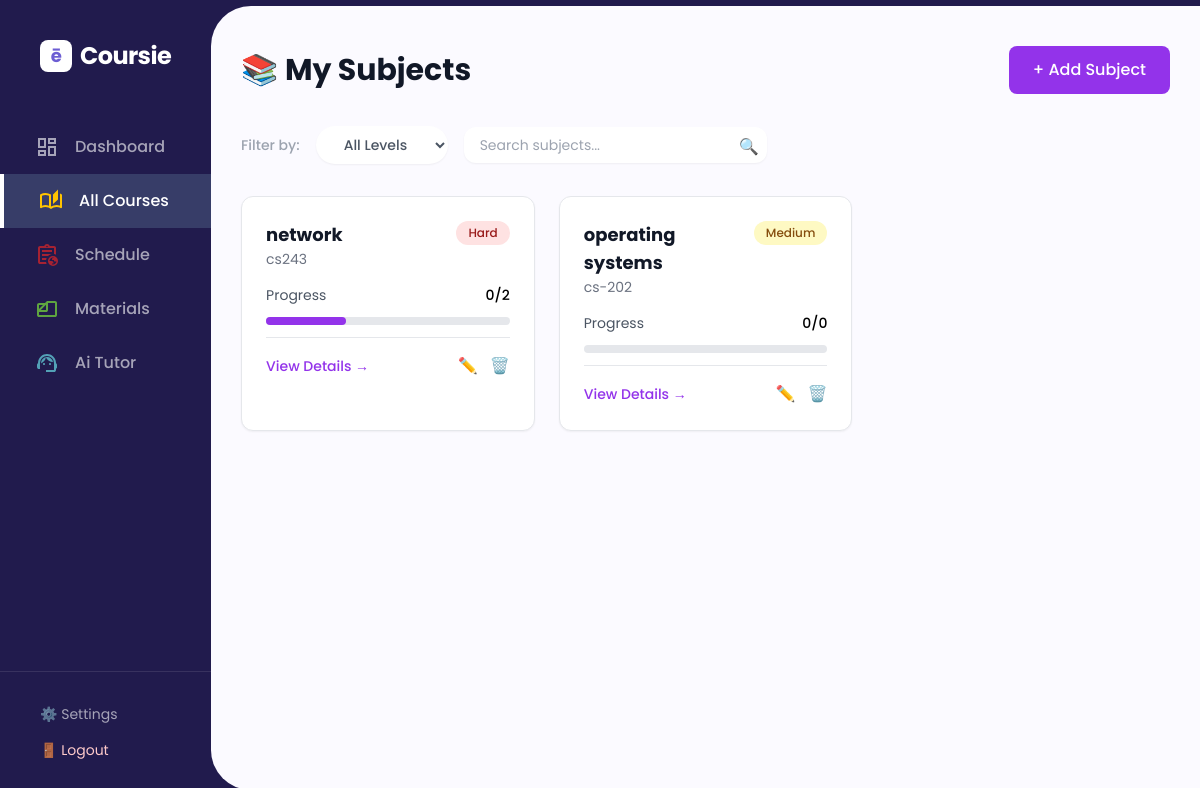
/subjects/ (signed in), run on an earlier commit of the app's database.
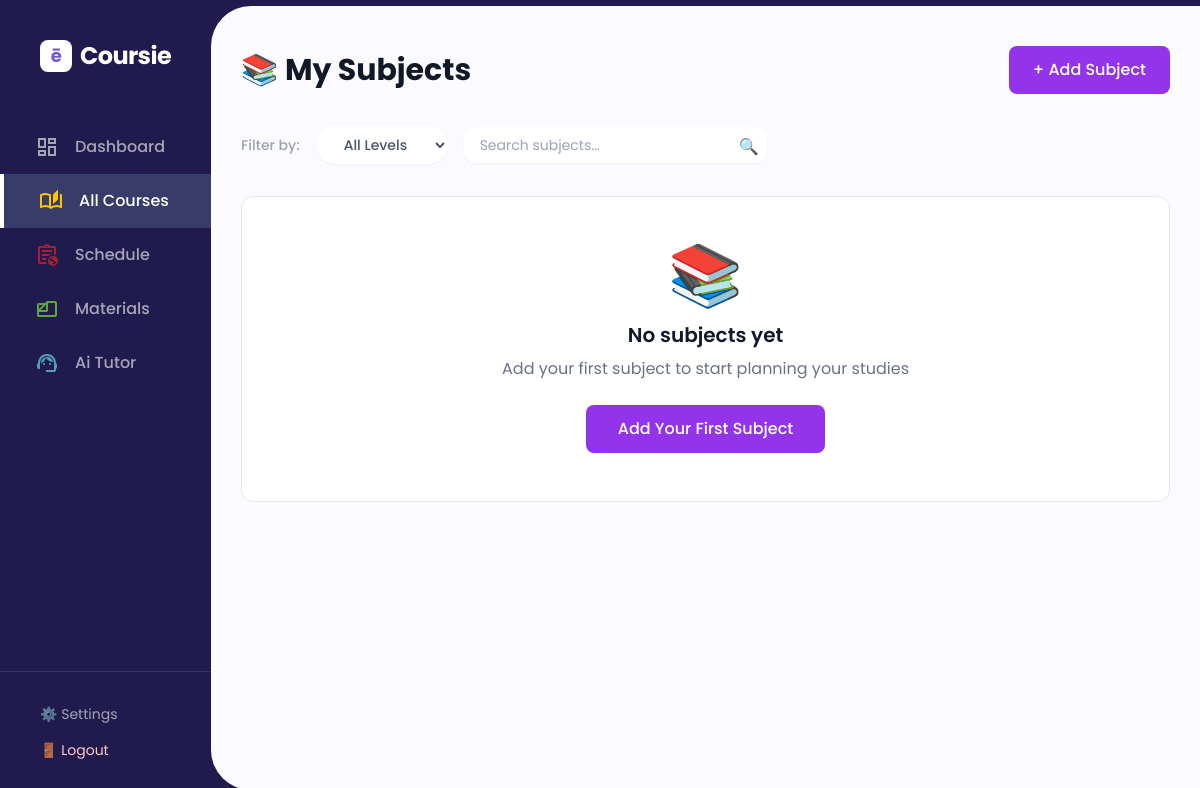
And on a later commit of the database.
### subjects/models.py (models this page shows, shortened)
class Subject(models.Model):
    DIFFICULTY_CHOICES = [
        (1, 'Easy'),
        (2, 'Medium'),
        (3, 'Hard'),
    ]
    user = models.ForeignKey(settings.AUTH_USER_MODEL, on_delete=models.CASCADE)
    name = models.CharField(max_length=200)
    code = models.CharField(max_length=20)
    difficulty = models.IntegerField(choices=DIFFICULTY_CHOICES)
    created_at = models.DateTimeField(auto_now_add=True)
    def get_user_progress(self, user):
        from exams.models import ChapterProgress
        chapters = self.chapters.all()
        total_chapters = chapters.count()
        if total_chapters == 0:
            return {
                "total": 0,
                "completed": 0,
                "percent": 0
            }
        progresses = ChapterProgress.objects.filter(
            user=user,
            chapter__in=chapters
        )
        total_progress = 0
        mastered = 0
        for cp in progresses:
            total_progress += cp.progress_percentage
            if cp.is_mastered:
                mastered += 1
        percent = total_progress / total_chapters
        return {
            "total": total_chapters,
            "completed": mastered,      # fully mastered chapters
            "percent": int(percent)     # overall subject progress %
        }

### subjects/views.py (the view)
# urls.py: path('', subjects_list_view, name='subjects_list'),
@login_required
def subjects_list_view(request):
    subjects = Subject.objects.filter(
        user=request.user
    ).order_by('-created_at')
    difficulty_filter = request.GET.get('difficulty')
    if difficulty_filter:
        subjects = subjects.filter(difficulty=difficulty_filter)
    search_query = request.GET.get('search')
    if search_query:
        subjects = subjects.filter(name__icontains=search_query)
    for subject in subjects:
        stats = subject.get_user_progress(request.user)
        subject.progress_percent = stats["percent"]
        subject.completed = stats["completed"]
        subject.total = stats["total"]
    return render(
        request,
        'subjects/courses_page.html',
        {'subjects': subjects}
    )

### exams/models.py (called while the page is built)
    @property
    def progress_percentage(self):
        steps = [self.summary_viewed, self.questions_generated, self.quiz_completed]
        completed_steps = sum(1 for step in steps if step)
        return int((completed_steps / len(steps)) * 100)

### templates/subjects/courses_page.html (shortened to what the changed rows need)
{% extends 'base.html' %}
{% block content %}
<div class="space-y-6">
    <div class="flex justify-between items-center">
        <h1 class="text-3xl font-bold text-gray-900">📚 My Subjects</h1>
    </div>
    {% if subjects %}
    <div class="grid grid-cols-1 md:grid-cols-2 lg:grid-cols-3 gap-6">
        {% for subject in subjects %}
        <div class="bg-white rounded-xl p-6 shadow-sm border card-hover">
            <div class="flex items-start justify-between mb-4">
                <div>
                    <h3 class="text-lg font-bold text-gray-900">{{ subject.name }}</h3>
                    <p class="text-sm text-gray-500">{{ subject.code }}</p>
                </div>
                <span class="px-3 py-1 rounded-full text-xs font-medium
                        {% if subject.difficulty == 1 %}bg-green-100 text-green-800
                        {% elif subject.difficulty == 2 %}bg-yellow-100 text-yellow-800
                        {% else %}bg-red-100 text-red-800{% endif %}">
                    {% if subject.difficulty == 1 %}Easy
                    {% elif subject.difficulty == 2 %}Medium
                    {% else %}Hard{% endif %}
                </span>
            </div>
            <div class="space-y-3">
                <div class="flex justify-between text-sm">
                    <span class="text-gray-600">Progress</span>
                    <span class="font-medium">
                        {{ subject.completed|default:0 }}/{{ subject.total|default:0 }}
                    </span>                </div>
                    <div class="w-full bg-gray-200 rounded-full h-2">
                        <div class="bg-purple-600 h-2 rounded-full transition-all duration-700"
                             style="width: {{ subject.progress_percent|default:0 }}%">
                        </div>
                    </div>
                <div class="flex items-center justify-between pt-4 border-t">
                    <a href="{% url 'subjects:subject_detail' subject.id %}" class="text-purple-600 hover:text-purple-700 text-sm font-medium">View Details →</a>
                    <div class="flex space-x-3">
                        <a href="{% url 'subjects:edit_subject' subject.id %}" class="text-gray-400 hover:text-blue-500 transition-colors">✏️</a>
                        <a href="{% url 'subjects:delete_subject' subject.id %}" class="text-gray-400 hover:text-red-500 transition-colors">🗑️</a>
                    </div>
                </div>
            </div>
        </div>
        {% endfor %}
    </div>
    {% else %}
    <div class="text-center py-12 bg-white rounded-xl border">
        <span class="text-6xl mb-4 block">📚</span>
        <h3 class="text-xl font-semibold text-gray-900 mb-2">No subjects yet</h3>
        <p class="text-gray-500 mb-6">Add your first subject to start planning your studies</p>
        <a href="{% url 'subjects:add_subject' %}"
            class="inline-block bg-purple-600 text-white px-8 py-3 rounded-lg hover:bg-purple-700 font-medium">Add Your
            First Subject</a>
    </div>
    {% endif %}
</div>
{% endblock %}

What changed in the data, as far as the page shows it:
removed Subject: name "network", code "cs243", difficulty "Hard", completed "0", total "2", {{ subject.progress_percent|default:0 }} 33 (drawn)
removed Subject: name "operating systems", code "cs-202", difficulty "Medium", completed "0", total "0"
Also different on the page:
text now shown: "📚 No subjects yet Add your first subject to start planning your studies Add Your First Subject"
